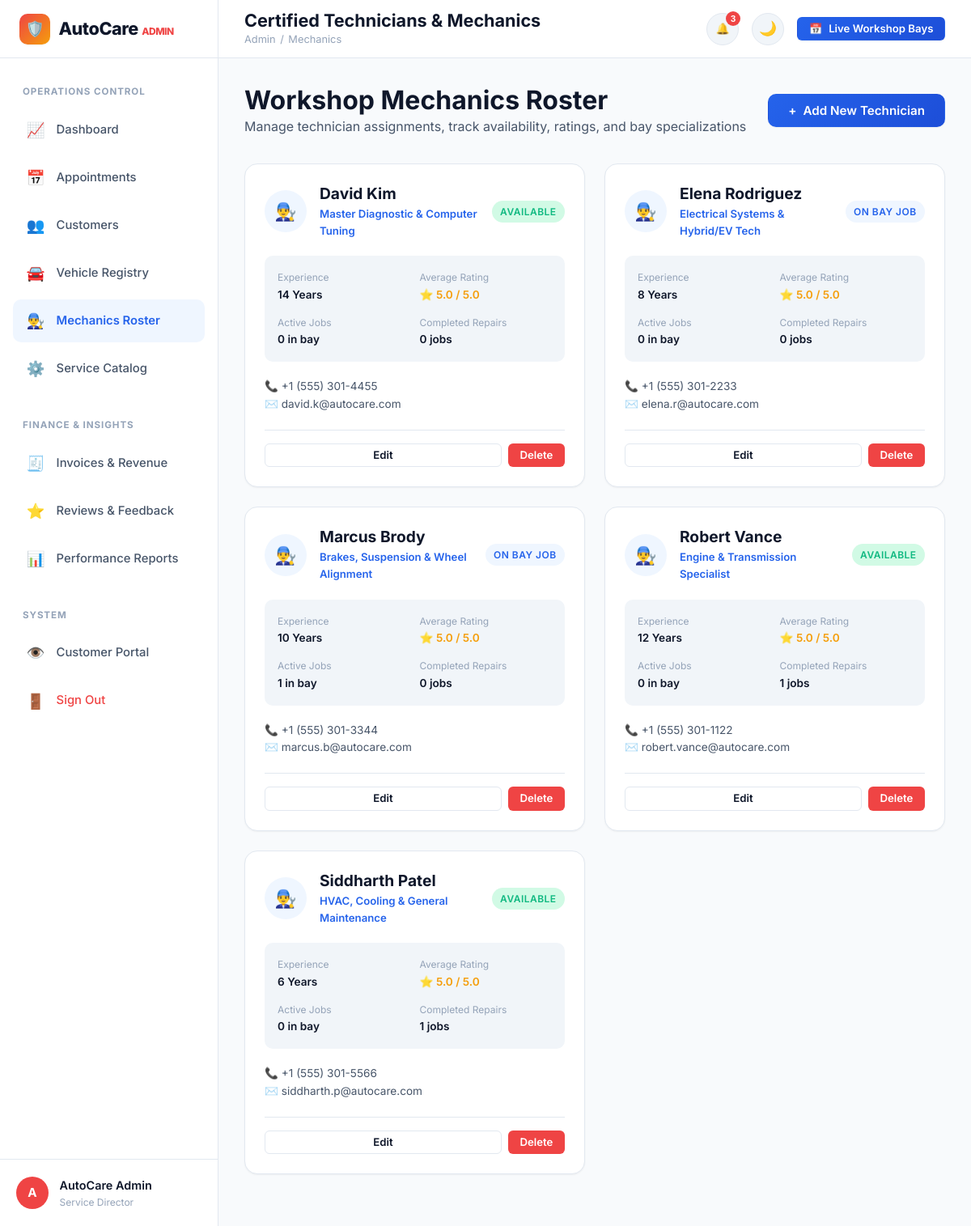
The page /admin/mechanics (signed in) on the database its author committed.
### tables this page shows
CREATE TABLE users (
    id INTEGER PRIMARY KEY AUTOINCREMENT,
    full_name TEXT NOT NULL,
    email TEXT UNIQUE NOT NULL COLLATE NOCASE,
    phone TEXT NOT NULL,
    password_hash TEXT NOT NULL,
    role TEXT NOT NULL DEFAULT 'customer', -- 'customer' or 'admin'
    status TEXT NOT NULL DEFAULT 'active', -- 'active' or 'inactive'
    created_at TIMESTAMP DEFAULT CURRENT_TIMESTAMP
);

CREATE TABLE mechanics (
    id INTEGER PRIMARY KEY AUTOINCREMENT,
    name TEXT NOT NULL,
    email TEXT UNIQUE NOT NULL COLLATE NOCASE,
    phone TEXT NOT NULL,
    specialization TEXT NOT NULL,
    experience_years INTEGER NOT NULL DEFAULT 1,
    availability TEXT NOT NULL DEFAULT 'available', -- 'available', 'on_job', 'leave'
    status TEXT NOT NULL DEFAULT 'active', -- 'active' or 'inactive'
    avatar_url TEXT,
    created_at TIMESTAMP DEFAULT CURRENT_TIMESTAMP
);

### app.py (the view)
@app.route('/admin/mechanics')
@admin_required
def admin_mechanics():
    mechanics = db.query_db("""
        SELECT m.*,
               (SELECT COUNT(*) FROM appointments a WHERE a.mechanic_id = m.id AND a.status IN ('Assigned', 'In Service', 'Inspection')) as active_jobs,
               (SELECT COUNT(*) FROM appointments a WHERE a.mechanic_id = m.id AND a.status = 'Completed') as completed_jobs,
               (SELECT ROUND(AVG(f.mechanic_rating), 1) FROM feedback f WHERE f.mechanic_id = m.id) as avg_rating
        FROM mechanics m
        ORDER BY m.name ASC
    """)
    return render_template('admin/mechanics.html', mechanics=mechanics)

### app.py (called while the page is built)
def get_current_user():
    user_id = session.get('user_id')
    if not user_id:
        return None
    return db.query_db("SELECT * FROM users WHERE id = ?", (user_id,), one=True)

def admin_required(f):
    @wraps(f)
    def decorated_function(*args, **kwargs):
        if 'user_id' not in session:
            flash('Please log in with admin credentials.', 'warning')
            return redirect(url_for('login', next=request.url))
        user = get_current_user()
        if not user or user['role'] != 'admin':
            flash('Access denied. Administrator privileges required.', 'error')
            return redirect(url_for('dashboard'))
        return f(*args, **kwargs)
    return decorated_function

@app.context_processor
def inject_global_vars():
    user = get_current_user()
    unread_notifs_count = 0
    recent_notifs = []
    if user:
        unread = db.query_db(
            "SELECT COUNT(*) as count FROM notifications WHERE user_id = ? AND is_read = 0",
            (user['id'],), one=True
        )
        unread_notifs_count = unread['count'] if unread else 0
        recent_notifs = db.query_db(
            "SELECT * FROM notifications WHERE user_id = ? ORDER BY created_at DESC LIMIT 5",
            (user['id'],)
        )
    return {
        'current_user': user,
        'unread_notifs_count': unread_notifs_count,
        'recent_notifs': recent_notifs,
        'current_year': datetime.now().year,
        'active_path': request.path
    }

### db.py (called while the page is built)
def get_db():
    db = sqlite3.connect(Config.DATABASE)
    db.row_factory = sqlite3.Row
    db.execute("PRAGMA foreign_keys = ON;")
    return db

def query_db(query, args=(), one=False):
    conn = get_db()
    try:
        cur = conn.cursor()
        cur.execute(query, args)
        rv = cur.fetchall()
        cur.close()
        return (dict(rv[0]) if rv else None) if one else [dict(r) for r in rv]
    finally:
        conn.close()

### templates/admin/mechanics.html (shortened to what this page needs)
{% extends "admin/base_admin.html" %}
{% block page_title %}Certified Technicians & Mechanics{% endblock %}
{% block breadcrumb %}Mechanics{% endblock %}
{% block admin_content %}
<div style="display: flex; justify-content: space-between; align-items: center; margin-bottom: 2rem; flex-wrap: wrap; gap: 1rem;">
  <div>
    <h2>Workshop Mechanics Roster</h2>
    <p style="color: var(--text-secondary);">Manage technician assignments, track availability, ratings, and bay specializations</p>
  </div>
  <button type="button" class="btn btn-primary" onclick="openModal('add-mechanic-modal')">
    <span>+</span> Add New Technician
  </button>
</div>
<div style="display: grid; grid-template-columns: repeat(auto-fill, minmax(320px, 1fr)); gap: 1.5rem; margin-bottom: 2rem;">
  {% for m in mechanics %}
    <div class="card" style="display: flex; flex-direction: column;">
      <div style="display: flex; gap: 1rem; align-items: center; margin-bottom: 1.25rem;">
        <div class="avatar" style="width: 52px; height: 52px; font-size: 1.35rem; background: var(--primary-light); color: var(--primary);">
          👨‍🔧
        </div>
        <div style="flex: 1;">
          <h3 style="font-size: 1.2rem; margin-bottom: 0.2rem;">{{ m.name }}</h3>
          <p style="font-size: 0.825rem; color: var(--primary); font-weight: 600;">{{ m.specialization }}</p>
        </div>
        <div>
          {% if m.availability == 'available' %}
            <span class="badge badge-success">Available</span>
          {% elif m.availability == 'on_job' %}
            <span class="badge badge-primary">On Bay Job</span>
          {% else %}
            <span class="badge badge-neutral">On Leave</span>
          {% endif %}
        </div>
      </div>
      <div style="background: var(--bg-muted); border-radius: var(--radius-md); padding: 1rem; margin-bottom: 1.25rem; font-size: 0.85rem; display: grid; grid-template-columns: 1fr 1fr; gap: 0.75rem;">
        <div>
          <span style="color: var(--text-muted); font-size: 0.75rem;">Experience</span>
          <div style="font-weight: 600;">{{ m.experience_years }} Years</div>
        </div>
        <div>
          <span style="color: var(--text-muted); font-size: 0.75rem;">Average Rating</span>
          <div style="font-weight: 600; color: #f59e0b;">⭐ {{ m.avg_rating or '5.0' }} / 5.0</div>
        </div>
        <div>
          <span style="color: var(--text-muted); font-size: 0.75rem;">Active Jobs</span>
          <div style="font-weight: 600;">{{ m.active_jobs }} in bay</div>
        </div>
        <div>
          <span style="color: var(--text-muted); font-size: 0.75rem;">Completed Repairs</span>
          <div style="font-weight: 600;">{{ m.completed_jobs }} jobs</div>
        </div>
      </div>
      <div style="font-size: 0.85rem; color: var(--text-secondary); margin-bottom: 1.25rem;">
        <div>📞 {{ m.phone }}</div>
        <div>✉️ {{ m.email }}</div>
      </div>
      <div style="margin-top: auto; display: flex; gap: 0.5rem; border-top: 1px solid var(--border-color); padding-top: 1rem;">
        <button type="button" class="btn btn-secondary btn-sm" style="flex: 1;" onclick="openEditMechanicModal({{ m.id }}, '{{ m.name|escape }}', '{{ m.email|escape }}', '{{ m.phone|escape }}', '{{ m.specialization|escape }}', {{ m.experience_years }}, '{{ m.availability }}', '{{ m.status }}')">
          Edit
        </button>
        <button type="button" class="btn btn-danger btn-sm" onclick="confirmDeleteMechanic({{ m.id }}, '{{ m.name|escape }}')">
          Delete
        </button>
      </div>
    </div>
  {% endfor %}
</div>
{% endblock %}

### templates/admin/base_admin.html (shortened to what this page needs)
{% extends "base.html" %}
{% block page_body %}
<div class="dashboard-layout">
  <aside class="sidebar">
    <div class="sidebar-header">
      <a href="{{ url_for('admin_dashboard') }}" class="brand-logo">
        <div class="brand-icon" style="background: linear-gradient(135deg, #ef4444 0%, #f59e0b 100%);">🛡️</div>
        <span>AutoCare <span style="font-size: 0.75rem; color: var(--danger); font-weight: 800;">ADMIN</span></span>
      </a>
    </div>
    <nav class="sidebar-nav">
      <span class="sidebar-section-label">Operations Control</span>
      <a href="{{ url_for('admin_dashboard') }}" class="sidebar-link {% if request.endpoint == 'admin_dashboard' %}active{% endif %}">
        <span class="sidebar-link-icon">📈</span>
        <span>Dashboard</span>
      </a>
      <a href="{{ url_for('admin_appointments') }}" class="sidebar-link {% if request.endpoint == 'admin_appointments' %}active{% endif %}">
        <span class="sidebar-link-icon">📅</span>
        <span>Appointments</span>
      </a>
      <a href="{{ url_for('admin_customers') }}" class="sidebar-link {% if request.endpoint in ('admin_customers', 'admin_customer_detail') %}active{% endif %}">
        <span class="sidebar-link-icon">👥</span>
        <span>Customers</span>
      </a>
      <a href="{{ url_for('admin_vehicles') }}" class="sidebar-link {% if request.endpoint == 'admin_vehicles' %}active{% endif %}">
        <span class="sidebar-link-icon">🚘</span>
        <span>Vehicle Registry</span>
      </a>
      <a href="{{ url_for('admin_mechanics') }}" class="sidebar-link {% if request.endpoint == 'admin_mechanics' %}active{% endif %}">
        <span class="sidebar-link-icon">👨‍🔧</span>
        <span>Mechanics Roster</span>
      </a>
      <a href="{{ url_for('admin_services') }}" class="sidebar-link {% if request.endpoint == 'admin_services' %}active{% endif %}">
        <span class="sidebar-link-icon">⚙️</span>
        <span>Service Catalog</span>
      </a>
      <span class="sidebar-section-label" style="margin-top: 1rem;">Finance & Insights</span>
      <a href="{{ url_for('admin_invoices') }}" class="sidebar-link {% if request.endpoint == 'admin_invoices' %}active{% endif %}">
        <span class="sidebar-link-icon">🧾</span>
        <span>Invoices & Revenue</span>
      </a>
      <a href="{{ url_for('admin_feedback') }}" class="sidebar-link {% if request.endpoint == 'admin_feedback' %}active{% endif %}">
        <span class="sidebar-link-icon">⭐</span>
        <span>Reviews & Feedback</span>
      </a>
      <a href="{{ url_for('admin_reports') }}" class="sidebar-link {% if request.endpoint == 'admin_reports' %}active{% endif %}">
        <span class="sidebar-link-icon">📊</span>
        <span>Performance Reports</span>
      </a>
      <span class="sidebar-section-label" style="margin-top: 1rem;">System</span>
      <a href="{{ url_for('dashboard') }}" class="sidebar-link" title="Preview Customer View">
        <span class="sidebar-link-icon">👁️</span>
        <span>Customer Portal</span>
      </a>
      <a href="{{ url_for('logout') }}" class="sidebar-link" style="color: var(--danger);">
        <span class="sidebar-link-icon">🚪</span>
        <span>Sign Out</span>
      </a>
    </nav>
    <div class="sidebar-footer">
      <div class="sidebar-user-avatar" style="background: #ef4444;">A</div>
      <div class="sidebar-user-info">
        <div class="sidebar-user-name">{{ current_user.full_name }}</div>
        <div class="sidebar-user-role">Service Director</div>
      </div>
    </div>
  </aside>
  <div class="main-wrapper">
    <header class="topbar">
      <div class="topbar-left">
        <div class="page-title-box">
          <h1>{% block page_title %}Admin Control Panel{% endblock %}</h1>
          <div class="breadcrumbs">
            <a href="{{ url_for('admin_dashboard') }}">Admin</a>
            <span>/</span>
            <span>{% block breadcrumb %}Dashboard{% endblock %}</span>
          </div>
        </div>
      </div>
      <div class="topbar-right">
        <div class="notif-dropdown-wrapper">
          <button type="button" class="notif-btn" onclick="toggleNotificationDropdown()" title="Notifications">
            🔔
            {% if unread_notifs_count > 0 %}
              <span class="notif-count-badge">{{ unread_notifs_count }}</span>
            {% endif %}
          </button>
        </div>
        <button type="button" class="theme-toggle-btn" onclick="toggleTheme()" title="Toggle Dark/Light Mode">🌙</button>
        <a href="{{ url_for('admin_appointments') }}" class="btn btn-primary btn-sm">
          <span>📅</span> Live Workshop Bays
        </a>
      </div>
    </header>
    <main class="dashboard-content">
      {% block admin_content %}{% endblock %}
    </main>
  </div>
</div>
{% endblock %}

### static/css/style.css (style rules this page uses)
:root { --bg-body: #f8fafc; --bg-surface: #ffffff; --bg-surface-elevated: #ffffff; --bg-muted: #f1f5f9; --border-color: #e2e8f0; --border-focus: #3b82f6; --text-primary: #0f172a; --text-secondary: #475569; --text-muted: #94a3b8; --text-inverse: #ffffff; --primary: #2563eb; --primary-hover: #1d4ed8; --primary-light: #eff6ff; --primary-glow: rgba(37, 99, 235, 0.2); --secondary: #0ea5e9; --accent: #f59e0b; --accent-light: #fef3c7; --success: #10b981; --success-light: #d1fae5; --warning: #f59e0b; --warning-light: #fef3c7; --danger: #ef4444; --danger-light: #fee2e2; --info: #06b6d4; --info-light: #cffafe; --shadow-sm: 0 1px 2px 0 rgba(0, 0, 0, 0.05); --shadow-md: 0 4px 6px -1px rgba(0, 0, 0, 0.1), 0 2px 4px -1px rgba(0, 0, 0, 0.06); --shadow-lg: 0 10px 15px -3px rgba(0, 0, 0, 0.1), 0 4px 6px -2px rgba(0, 0, 0, 0.05); --shadow-xl: 0 20px 25px -5px rgba(0, 0, 0, 0.1), 0 10px 10px -5px rgba(0, 0, 0, 0.04); --shadow-primary: 0 10px 15px -3px rgba(37, 99, 235, 0.3); --radius-sm: 6px; --radius-md: 10px; --radius-lg: 16px; --radius-xl: 24px; --radius-full: 9999px; --font-sans: 'Inter', system-ui, -apple-system, BlinkMacSystemFont, 'Segoe UI', Roboto, sans-serif; --transition: all 0.25s cubic-bezier(0.4, 0, 0.2, 1); }
*, *::before, *::after { box-sizing: border-box; margin: 0; padding: 0; }
html { scroll-behavior: smooth; font-size: 16px; }
body { font-family: var(--font-sans); background-color: var(--bg-body); color: var(--text-primary); line-height: 1.6; min-height: 100vh; display: flex; flex-direction: column; transition: background-color 0.3s ease, color 0.3s ease; overflow-x: hidden; }
a { color: var(--primary); text-decoration: none; transition: var(--transition); }
h1, h2, h3, h4, h5, h6 { color: var(--text-primary); font-weight: 700; line-height: 1.25; }
h1 { font-size: 2.5rem; }
h2 { font-size: 2rem; }
h3 { font-size: 1.5rem; }
p { color: var(--text-secondary); }
.btn { display: inline-flex; align-items: center; justify-content: center; gap: 0.5rem; font-family: var(--font-sans); font-weight: 600; font-size: 0.95rem; padding: 0.75rem 1.5rem; border-radius: var(--radius-md); border: 1px solid transparent; cursor: pointer; transition: var(--transition); text-decoration: none; white-space: nowrap; line-height: 1; }
.btn-primary { background: linear-gradient(135deg, var(--primary) 0%, #1d4ed8 100%); color: #ffffff !important; box-shadow: var(--shadow-sm); }
.btn-secondary { background-color: var(--bg-surface-elevated); border-color: var(--border-color); color: var(--text-primary); }
.btn-danger { background-color: var(--danger); color: #ffffff !important; }
.btn-sm { padding: 0.45rem 0.85rem; font-size: 0.825rem; border-radius: var(--radius-sm); }
.badge { display: inline-flex; align-items: center; gap: 0.35rem; padding: 0.25rem 0.65rem; font-size: 0.75rem; font-weight: 600; border-radius: var(--radius-full); text-transform: uppercase; letter-spacing: 0.04em; }
.badge-primary { background-color: var(--primary-light); color: var(--primary); }
.badge-success { background-color: var(--success-light); color: var(--success); }
.card { background-color: var(--bg-surface); border: 1px solid var(--border-color); border-radius: var(--radius-lg); padding: 1.5rem; box-shadow: var(--shadow-sm); transition: var(--transition); }
.brand-logo { display: flex; align-items: center; gap: 0.65rem; font-size: 1.35rem; font-weight: 800; color: var(--text-primary); letter-spacing: -0.02em; }
.brand-icon { width: 38px; height: 38px; background: linear-gradient(135deg, var(--primary) 0%, #06b6d4 100%); color: #ffffff; border-radius: var(--radius-md); display: flex; align-items: center; justify-content: center; font-size: 1.15rem; box-shadow: var(--shadow-sm); }
.theme-toggle-btn { background: var(--bg-muted); border: 1px solid var(--border-color); color: var(--text-primary); width: 40px; height: 40px; border-radius: var(--radius-full); display: flex; align-items: center; justify-content: center; cursor: pointer; font-size: 1.1rem; transition: var(--transition); }
.avatar { width: 44px; height: 44px; border-radius: 50%; background: var(--primary-light); color: var(--primary); font-weight: 700; display: flex; align-items: center; justify-content: center; font-size: 1rem; }

### rows shown on the page
users: full_name "AutoCare Admin"
mechanics: name "David Kim", specialization "Master Diagnostic & Computer Tuning", availability "AVAILABLE", experience_years "14", avg_rating "5.0", active_jobs "0", completed_jobs "0", phone "+1 (555) 301-4455", email "david.k@autocare.com"
mechanics: name "Elena Rodriguez", specialization "Electrical Systems & Hybrid/EV Tech", availability "ON BAY JOB", experience_years "8", avg_rating "5.0", active_jobs "0", completed_jobs "0", phone "+1 (555) 301-2233", email "elena.r@autocare.com"
mechanics: name "Marcus Brody", specialization "Brakes, Suspension & Wheel Alignment", availability "ON BAY JOB", experience_years "10", avg_rating "5.0", active_jobs "1", completed_jobs "0", phone "+1 (555) 301-3344", email "marcus.b@autocare.com"
mechanics: name "Robert Vance", specialization "Engine & Transmission Specialist", availability "AVAILABLE", experience_years "12", avg_rating "5.0", active_jobs "0", completed_jobs "1", phone "+1 (555) 301-1122", email "robert.vance@autocare.com"
mechanics: name "Siddharth Patel", specialization "HVAC, Cooling & General Maintenance", availability "AVAILABLE", experience_years "6", avg_rating "5.0", active_jobs "0", completed_jobs "1", phone "+1 (555) 301-5566", email "siddharth.p@autocare.com"

### other values the page prints
{{ unread_notifs_count }} "3"
